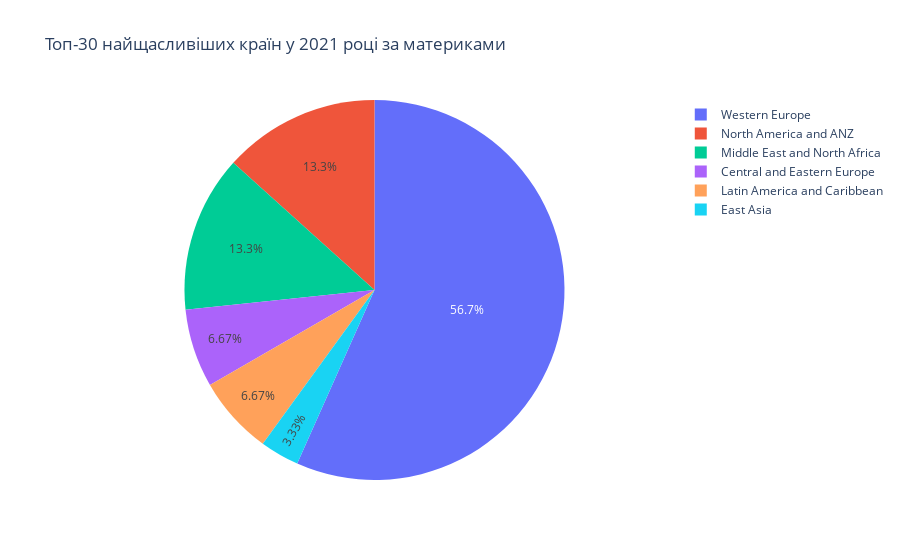

Here is the notebook cell this chart was saved with:
### Code cell
fig_top_30 = px.pie(values=sizes_top_30, 
                    names=labels_top_30, 
                    title='Топ-30 найщасливіших країн у 2021 році за материками')

fig_top_30.show()

### Figure 1 — Plotly figure (JSON) as saved in the notebook; plotly's stock layout.template omitted (floating-point values rounded to 4 significant figures)
{"data": [{"domain": {"x": [0, 1], "y": [0, 1]}, "hovertemplate": "label=%{label}<br>value=%{value}<extra></extra>", "labels": ["Western Europe", "North America and ANZ", "Middle East and North Africa", "Central and Eastern Europe", "Latin America and Caribbean", "East Asia"], "legendgroup": "", "name": "", "showlegend": true, "type": "pie", "values": [17, 4, 4, 2, 2, 1]}], "layout": {"legend": {"tracegroupgap": 0}, "title": {"text": "Топ-30 найщасливіших країн у 2021 році за материками"}}}
